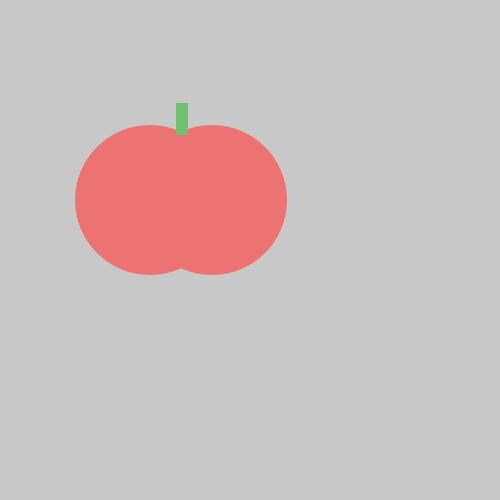
Frame 1 (no input)
Frame 60 (the mouse pressed at the canvas centre just before this capture): identical to frame 1, image omitted
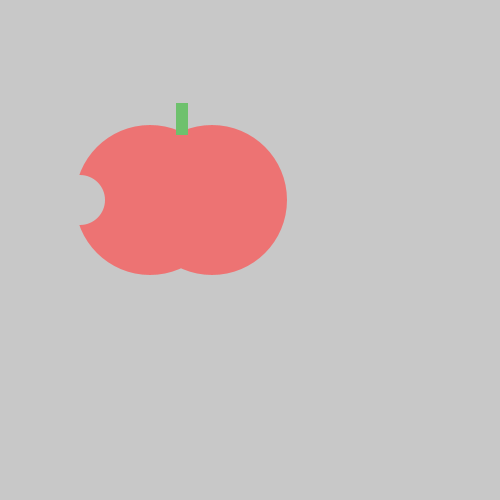
Frame 120 (the mouse held since frame 60 and released just before this capture)

The Processing sketch that drew these frames (run headless with seeded random() and noise(); from frame 60 on, the mouse is pressed at the canvas centre):

// Processing sketch: tasty_tomato
// ── tasty_tomato.pde
void setup() {
    size(500, 500);
}
void draw() {
    background(200, 200, 200);
    noStroke();
    
    fill(#ED7373);
    ellipse(150, 200, 150, 150);
    ellipse(212, 200, 150, 150);
     fill(#6EC16D);
    rect(176, 103, 12, 32);
   if(mousePressed){
     fill(200, 200, 200);
     ellipse(80, 200, 50, 50);
    
    
   }
}
